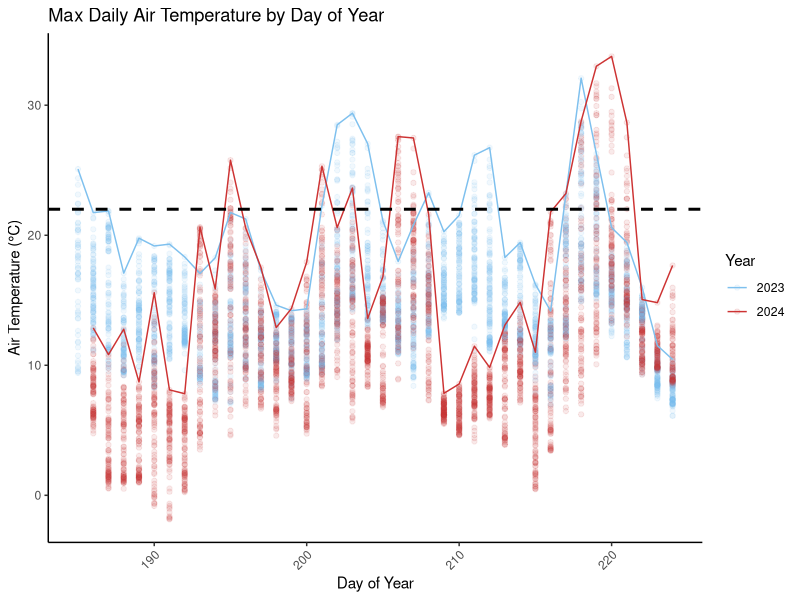

Write the R code that produced this figure.
# MET STATION DATA FROM QHI OVER COMPARISON----
# 29/01/26

# LOAD LIBRARIES----
library(tidyverse)
library(ggplot2)
library(readxl)


# LOAD DATA----
met_station_combined <- read_excel("datasets/climate_data/met_station_combined.xlsx")


# CLEAN DATA----
# average daily temps for each doy 
met_station_avg <- met_station_combined %>%
  group_by(year, doy) %>%
  summarise(
    avg_temp = mean(air_temp, na.rm = TRUE),
    sd_temp = sd(air_temp, na.rm = TRUE)
  )

# PLOT DATA----
(ggplot(met_station_combined, aes(x = doy, y = air_temp, color = as.factor(year))) +
    geom_point(alpha = 0.1) +
    geom_line(stat = "summary", fun = "max") +
    geom_hline(yintercept = 22, linetype = "dashed", color = "black", linewidth = 1)+
    labs(title = "Max Daily Air Temperature by Day of Year",
         x = "Day of Year",
         y = "Air Temperature (°C)",
         color= "Year") +
    scale_colour_manual(values = c("2023" = "skyblue2", "2024" = "brown3")) +
    theme_classic()+
    theme(axis.text.x = element_text(angle = 45, hjust = 1))
)

# each line of data represents one day
# line at 22C, Canadian government classification of heatwave in QHI provience for more than 2 days 
# in 2024 especially at end in august 6 days! 
# note the line represents the MAX temperatures reached that day, but points show all the temperature values for that day 
